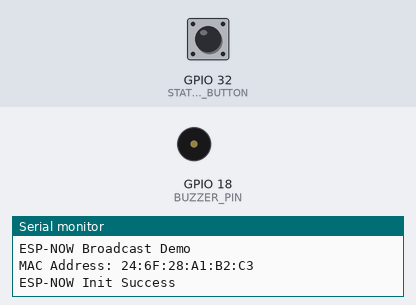
Recording of a sketch running on a simulated ESP32. On the bench: buzzer (waves = sounding), the last lines printed to the serial monitor. The inputs (shaded band) are chosen by the test bench; at power-on: GPIO 32 (STATUS_BUTTON) HIGH.

Above: at 1.2 s.
1.3 s: GPIO 32 (STATUS_BUTTON) pulled LOW for 1 s
At 3.0 s:
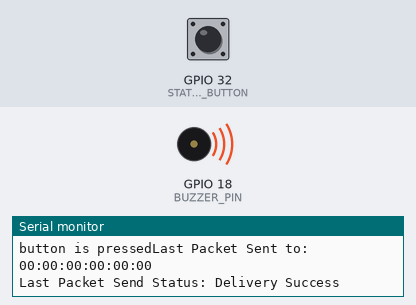
6.8 s: GPIO 32 (STATUS_BUTTON) pulled LOW for 3.2 s
At 13.5 s:
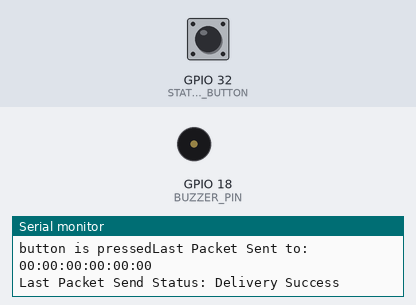
Timing chart, 0 to 15.0 s (numbered marks = the images above; inputs shaded):
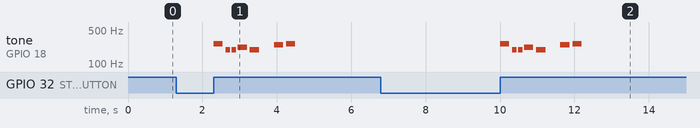

The sketch:

MAIN_RESPONDENT___1_.ino
```cpp
/*
  NEPHAT GAKUYA GITHUA
  NAKUJA PROGECT
  MAIN RESPONDENT
  - Receive & log Load Cell data
  - Remote ignition
*/


// Include Libraries
#include <WiFi.h>

#include <esp_now.h>

// buzzer setup
#include "pitches.h"
#define BUZZER_PIN  18 // ESP32 pin GPIO18 connected to piezo buzzer
//#define BUTTON_PIN 33
int melody[] = {
  NOTE_C4, NOTE_G3, NOTE_G3, NOTE_A3, NOTE_G3, 0, NOTE_B3, NOTE_C4
};

int noteDurations[] = {
  4, 8, 8, 4, 4, 4, 4, 4
};


// Define LED and pushbutton state booleans-------------------------------------
bool buttonDown = true;

// Define LED and pushbutton pins-------------------------------------------------
#define STATUS_BUTTON 32


/**
 * formatMacAddress - formats the  macAddress.
 * @macAddr: is the macAddress that is copied onto the buffer.
 * @buffer: Is the pointer to location where macadress is copied.
 * @maxlength: is the maximum length that the sprintf function
 * should fill in the buffer.
 */
void formatMacAddress(const uint8_t *macAddr, char *buffer, int maxLength)
{
  snprintf(buffer, maxLength, "%02x:%02x:%02x:%02x:%02x:%02x", macAddr[0], macAddr[1], macAddr[2], macAddr[3], macAddr[4], macAddr[5]);
}


/**
 * receiveCallback - function that is called whenever the ESP
 * manages to receive data packets i.e esp_now_register_recv_cb(receiveCallback);
 * @macAddr: macAddress needed inn the formatmacAddress function.
 */

void receiveCallback(const esp_now_recv_info_t *recv_info, const uint8_t *data, int dataLen)
{
  // Only allow a maximum of 250 characters in the message + a null terminating byte
  char buffer[ESP_NOW_MAX_DATA_LEN + 1];
  int msgLen = min(ESP_NOW_MAX_DATA_LEN, dataLen);
  strncpy(buffer, (const char *)data, msgLen);

  // Make sure we are null terminated
  buffer[msgLen] = 0;

  // Format the MAC address
  char macStr[18];
  formatMacAddress(recv_info->src_addr, macStr, 18);

  // Send Debug log message to the serial port
  Serial.print(millis());Serial.print(", ");Serial.println(buffer);

  // Check switch status-------------------print message to terminal

//------------------------------------------------------------------------
}


/**
 * sentCallback - function called when ESP sends data packets successfully.
 * @macaddrr: macaddress to be formatted by the formatmacAddress function.
 * @status: the status of ESP_NOW data communication protocol. this can be ESP_NOW_SEND_SUCCESS or
 * ESP_NOW_SEND_FAIL
 */

void sentCallback(const uint8_t *macAddr, esp_now_send_status_t status)
{
  char macStr[18];
  formatMacAddress(macAddr, macStr, 18);
  Serial.print("Last Packet Sent to: ");
  Serial.println(macStr);
  Serial.print("Last Packet Send Status: ");
  Serial.println(status == ESP_NOW_SEND_SUCCESS ? "Delivery Success" : "Delivery Fail");
}


/**
 * broadcast - broadcasts message to devices within range
 * using ESP-NOW communication.
 * @message: pointer to variable that stores message to be sent.
 */

void broadcast(const String &message)
{
  // Broadcast a message to every device in range
  uint8_t broadcastAddress[] = {0xFF, 0xFF, 0xFF, 0xFF, 0xFF, 0xFF};
  esp_now_peer_info_t peerInfo = {};
  memcpy(&peerInfo.peer_addr, broadcastAddress, 6);
  if (!esp_now_is_peer_exist(broadcastAddress))
  {
    esp_now_add_peer(&peerInfo);
  }
  // Send message
  esp_err_t result = esp_now_send(broadcastAddress, (const uint8_t *)message.c_str(), message.length());

  // Print results to serial monitor
  if (result == ESP_OK)
  {
    Serial.println("Broadcast message success");
  }
  else if (result == ESP_ERR_ESPNOW_NOT_INIT)
  {
    Serial.println("ESP-NOW not Init.");
  }
  else if (result == ESP_ERR_ESPNOW_ARG)
  {
    Serial.println("Invalid Argument");
  }
  else if (result == ESP_ERR_ESPNOW_INTERNAL)
  {
    Serial.println("Internal Error");
  }
  else if (result == ESP_ERR_ESPNOW_NO_MEM)
  {
    Serial.println("ESP_ERR_ESPNOW_NO_MEM");
  }
  else if (result == ESP_ERR_ESPNOW_NOT_FOUND)
  {
    Serial.println("Peer not found.");
  }
  else
  {
    Serial.println("Unknown error");
  }
}

void setup()
{
   //buzzer cont
Serial.begin(115200);
  pinMode (STATUS_BUTTON, INPUT_PULLUP); //SET ESP32 PIN TO INPUT PULL-UP MODE
  pinMode(BUZZER_PIN, OUTPUT);


  // Set up Serial Monitor
  Serial.begin(115200);

  // Set ESP32 in STA mode to begin with
  WiFi.mode(WIFI_STA);
  Serial.println("ESP-NOW Broadcast Demo");

  // Print MAC address
  Serial.print("MAC Address: ");
  Serial.println(WiFi.macAddress());

  // Disconnect from WiFi
  WiFi.disconnect();

  // Initialize ESP-NOW
  if (esp_now_init() == ESP_OK)
  {
    Serial.println("ESP-NOW Init Success");
    esp_now_register_recv_cb(receiveCallback);
    esp_now_register_send_cb(sentCallback);
  }
  else
  {
    Serial.println("ESP-NOW Init Failed");
    delay(3000);
    ESP.restart();
  }

  // Pushbutton uses built-in pullup resistor------------------------------------
  pinMode(STATUS_BUTTON, INPUT_PULLUP);

}

void loop()
{
  if (digitalRead(STATUS_BUTTON))
  {
    // Detect the transition from low to high

    if (!buttonDown){
      buttonDown = true;
      // Send a message
      broadcast("on");
       Serial.print(
      "button is pressed"
    );

    for( int thisNote = 0; thisNote <8; thisNote++){
      int noteDuration = 1000 /noteDurations[thisNote];
      tone(BUZZER_PIN, melody[thisNote], noteDuration);

      int pauseBetweenNotes =noteDuration * 1.30;
      delay(pauseBetweenNotes);
      noTone(BUZZER_PIN);
    }

    }

    // Delay to avoid bouncing
    delay(500);
  }
  else
  {
    // Reset the button state
    buttonDown = false;
  }
   //buzzer cont
//int buttonState =digitalRead(BUTTON_PIN);

 // if(buttonState == LOW){


}
```

pitches.h
```cpp
/*************************************************
 * Public Constants
 *************************************************/

#define NOTE_B0  31
#define NOTE_C1  33
#define NOTE_CS1 35
#define NOTE_D1  37
#define NOTE_DS1 39
#define NOTE_E1  41
#define NOTE_F1  44
#define NOTE_FS1 46
#define NOTE_G1  49
#define NOTE_GS1 52
#define NOTE_A1  55
#define NOTE_AS1 58
#define NOTE_B1  62
#define NOTE_C2  65
#define NOTE_CS2 69
#define NOTE_D2  73
#define NOTE_DS2 78
#define NOTE_E2  82
#define NOTE_F2  87
#define NOTE_FS2 93
#define NOTE_G2  98
#define NOTE_GS2 104
#define NOTE_A2  110
#define NOTE_AS2 117
#define NOTE_B2  123
#define NOTE_C3  131
#define NOTE_CS3 139
#define NOTE_D3  147
#define NOTE_DS3 156
#define NOTE_E3  165
#define NOTE_F3  175
#define NOTE_FS3 185
#define NOTE_G3  196
#define NOTE_GS3 208
#define NOTE_A3  220
#define NOTE_AS3 233
#define NOTE_B3  247
#define NOTE_C4  262
#define NOTE_CS4 277
#define NOTE_D4  294
#define NOTE_DS4 311
#define NOTE_E4  330
#define NOTE_F4  349
#define NOTE_FS4 370
#define NOTE_G4  392
#define NOTE_GS4 415
#define NOTE_A4  440
#define NOTE_AS4 466
#define NOTE_B4  494
#define NOTE_C5  523
#define NOTE_CS5 554
#define NOTE_D5  587
#define NOTE_DS5 622
#define NOTE_E5  659
#define NOTE_F5  698
#define NOTE_FS5 740
#define NOTE_G5  784
#define NOTE_GS5 831
#define NOTE_A5  880
#define NOTE_AS5 932
#define NOTE_B5  988
#define NOTE_C6  1047
#define NOTE_CS6 1109
#define NOTE_D6  1175
#define NOTE_DS6 1245
#define NOTE_E6  1319
#define NOTE_F6  1397
#define NOTE_FS6 1480
#define NOTE_G6  1568
#define NOTE_GS6 1661
#define NOTE_A6  1760
#define NOTE_AS6 1865
#define NOTE_B6  1976
#define NOTE_C7  2093
#define NOTE_CS7 2217
#define NOTE_D7  2349
#define NOTE_DS7 2489
#define NOTE_E7  2637
#define NOTE_F7  2794
#define NOTE_FS7 2960
#define NOTE_G7  3136
#define NOTE_GS7 3322
#define NOTE_A7  3520
#define NOTE_AS7 3729
#define NOTE_B7  3951
#define NOTE_C8  4186
#define NOTE_CS8 4435
#define NOTE_D8  4699
#define NOTE_DS8 4978
```

Measured:
- after the input at 1.3 s, tone on GPIO 18 (BUZZER_PIN): plays 262 Hz for 0.25 s, 196 Hz for 0.12 s, 196 Hz for 0.12 s, 220 Hz for 0.25 s, 196 Hz for 0.25 s, 247 Hz for 0.25 s … (7 notes in this stretch), starting after 1.0 s
- after the input at 6.8 s, tone on GPIO 18 (BUZZER_PIN): plays 262 Hz for 0.25 s, 196 Hz for 0.12 s, 196 Hz for 0.12 s, 220 Hz for 0.25 s, 196 Hz for 0.25 s, 247 Hz for 0.25 s … (7 notes in this stretch), starting after 3.2 s
